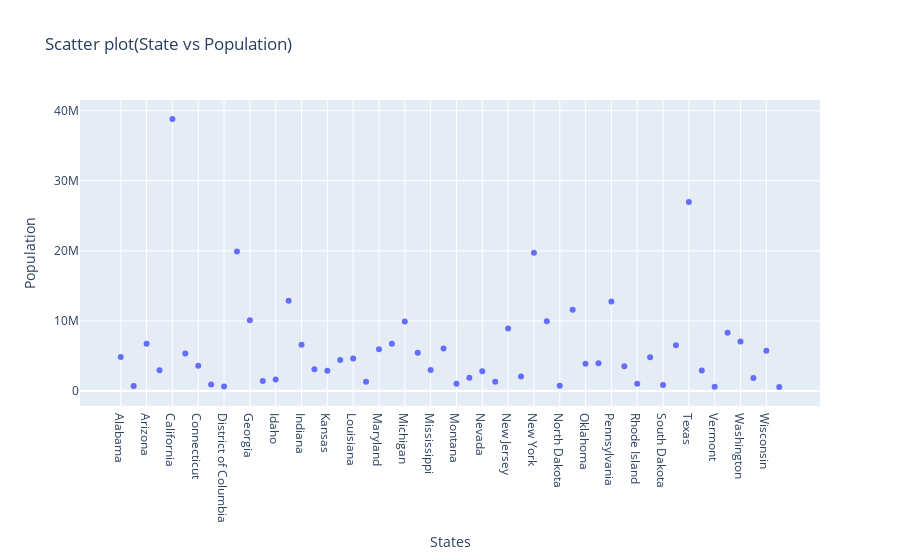

Source (notebook cell):
### Markdown cell above
## 4. Write a program to draw a scatter plot for a given dataset and show datalabels on hover
https://raw.githubusercontent.com/plotly/datasets/master/2014_usa_states.csv

### Code cell
import numpy as np
import pandas as pd
import plotly.express as ex  # Import Plotly Express for plotting
from py_logging import get_warning_logger # Import the logging function from your logger_config module

def main():

    data = pd.read_csv('https://raw.githubusercontent.com/plotly/datasets/master/2014_usa_states.csv')
    # Create a scatter plot with Plotly Express

    # # `title` sets the title of the scatter plot
    fig = ex.scatter(x=data.State,y=data.Population,color_continuous_scale='viridis', title="Scatter plot(State vs Population)",labels={'x':'States','y':'Population'})
    fig.show()  # Display the scatter plot

    logger_warning = get_warning_logger(__name__)
    
     # Log a message indicating the completion of the second part of the program
    logger_warning.warning("Forth Program completed.")

# Entry point of the script
if __name__ == '__main__':
    main()

### Figure 1 — Plotly figure (JSON) as saved in the notebook; plotly's stock layout.template omitted (floating-point values rounded to 4 significant figures)
{"data": [{"hovertemplate": "States=%{x}<br>Population=%{y}<extra></extra>", "legendgroup": "", "marker": {"color": "#636efa", "symbol": "circle"}, "mode": "markers", "name": "", "orientation": "v", "showlegend": false, "type": "scatter", "x": ["Alabama", "Alaska", "Arizona", "Arkansas", "California", "Colorado", "Connecticut", "Delaware", "District of Columbia", "Florida", "Georgia", "Hawaii", "Idaho", "Illinois", "Indiana", "Iowa", "Kansas", "Kentucky", "Louisiana", "Maine", "Maryland", "Massachusetts", "Michigan", "Minnesota", "Mississippi", "Missouri", "Montana", "Nebraska", "Nevada", "New Hampshire", "New Jersey", "New Mexico", "New York", "North Carolina", "North Dakota", "Ohio", "Oklahoma", "Oregon", "Pennsylvania", "Puerto Rico", "Rhode Island", "South Carolina", "South Dakota", "Tennessee", "Texas", "Utah", "Vermont", "Virginia", "Washington", "West Virginia", "Wisconsin", "Wyoming"], "xaxis": "x", "y": [4849377, 736732, 6731484, 2966369, 38802500, 5355866, 3596677, 935614, 658893, 19893297, 10097343, 1419561, 1634464, 12880580, 6596855, 3107126, 2904021, 4413457, 4649676, 1330089, 5976407, 6745408, 9909877, 5457173, 2994079, 6063589, 1023579, 1881503, 2839098, 1326813, 8938175, 2085572, 19746227, 9943964, 739482, 11594163, 3878051, 3970239, 12787209, 3548397, 1055173, 4832482, 853175, 6549352, 26956958, 2942902, 626562, 8326289, 7061530, 1850326, 5757564, 584153], "yaxis": "y"}], "layout": {"legend": {"tracegroupgap": 0}, "title": {"text": "Scatter plot(State vs Population)"}, "xaxis": {"anchor": "y", "domain": [0, 1], "title": {"text": "States"}}, "yaxis": {"anchor": "x", "domain": [0, 1], "title": {"text": "Population"}}}}
